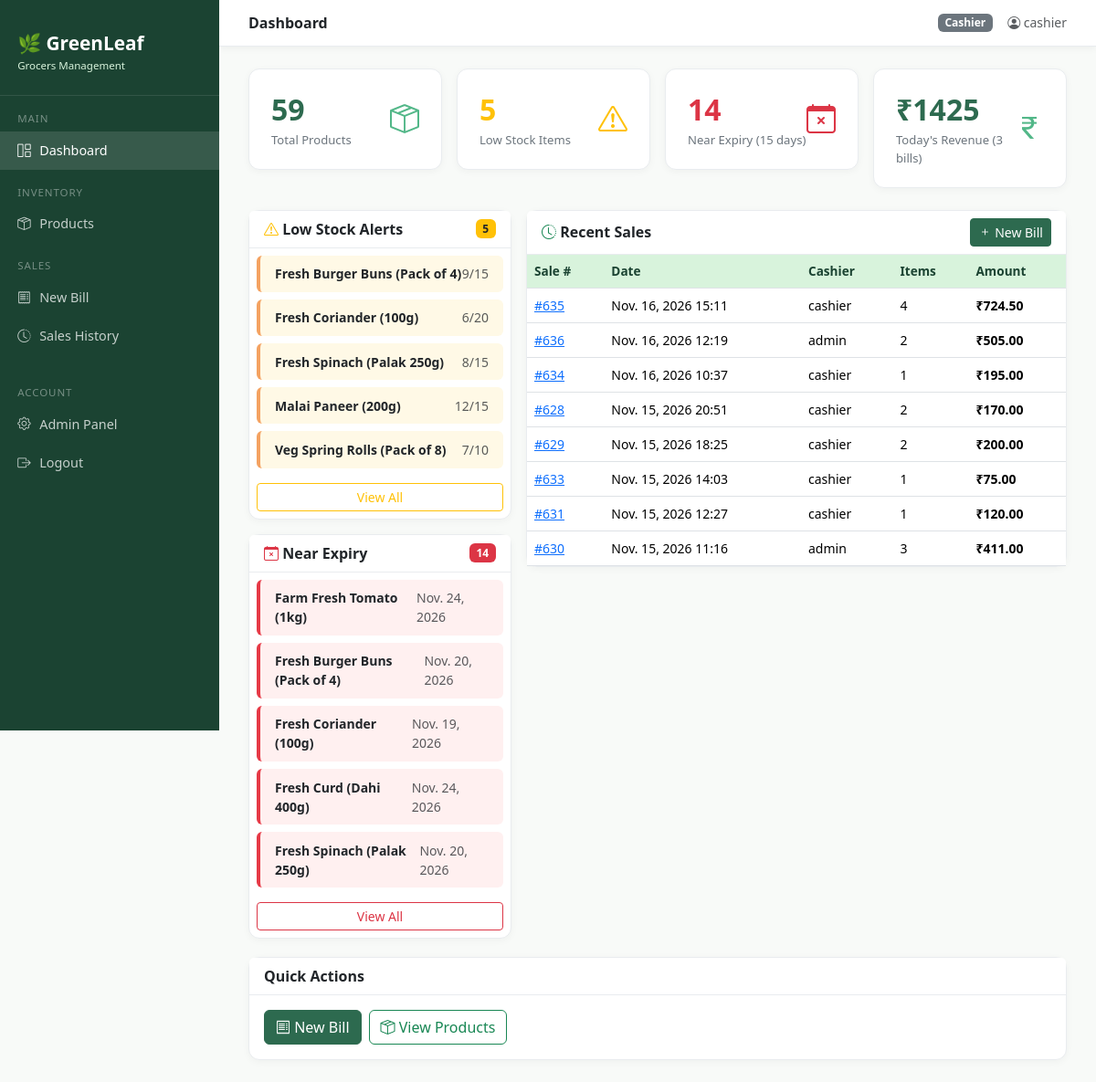
Screenshot of / (signed in) with the database file from the repository.
### inventory/models.py (models this page shows, shortened)
class Product(models.Model):
    CATEGORY_CHOICES = [
        ('Fruits & Vegetables', 'Fruits & Vegetables'),
        ('Dairy & Eggs', 'Dairy & Eggs'),
        ('Bakery', 'Bakery'),
        ('Meat & Seafood', 'Meat & Seafood'),
        ('Beverages', 'Beverages'),
        ('Snacks & Confectionery', 'Snacks & Confectionery'),
        ('Grains & Pulses', 'Grains & Pulses'),
        ('Spices & Condiments', 'Spices & Condiments'),
        ('Frozen Foods', 'Frozen Foods'),
        ('Personal Care', 'Personal Care'),
        ('Household', 'Household'),
        ('Other', 'Other'),
    ]
    name = models.CharField(max_length=200)
    category = models.CharField(max_length=100, choices=CATEGORY_CHOICES)
    unit_price = models.DecimalField(max_digits=10, decimal_places=2)
    stock_qty = models.IntegerField(default=0)
    reorder_level = models.IntegerField(default=10)
    expiry_date = models.DateField(null=True, blank=True)
    supplier = models.ForeignKey(Supplier, on_delete=models.SET_NULL, null=True, blank=True)
    barcode = models.CharField(max_length=50, blank=True)
    created_at = models.DateTimeField(auto_now_add=True)
    updated_at = models.DateTimeField(auto_now=True)
    @property
    def is_low_stock(self):
        return self.stock_qty <= self.reorder_level
    @property
    def is_near_expiry(self):
        if self.expiry_date:
            days_left = (self.expiry_date - timezone.now().date()).days
            return 0 <= days_left <= 15
        return False
    @property
    def is_expired(self):
        if self.expiry_date:
            return self.expiry_date < timezone.now().date()
        return False
    class Meta:
        ordering = ['name']

### billing/models.py (models this page shows, shortened)
class Sale(models.Model):
    sale_date = models.DateField()
    sale_time = models.TimeField()
    cashier = models.ForeignKey(User, on_delete=models.SET_NULL, null=True)
    total_amount = models.DecimalField(max_digits=12, decimal_places=2, default=0)
    discount = models.DecimalField(max_digits=5, decimal_places=2, default=0)  # percentage
    final_amount = models.DecimalField(max_digits=12, decimal_places=2, default=0)
    created_at = models.DateTimeField(auto_now_add=True)
    class Meta:
        ordering = ['-sale_date', '-sale_time']

### inventory/views.py (the view)
# urls.py: path('', views.dashboard, name='dashboard'),
@login_required
def dashboard(request):
    from billing.models import Sale, SaleItem
    from django.db.models import Sum, Count
    import datetime
    today = timezone.now().date()
    total_products = Product.objects.count()
    low_stock_count = sum(1 for p in Product.objects.all() if p.is_low_stock)
    near_expiry_count = sum(1 for p in Product.objects.all() if p.is_near_expiry)
    expired_count = sum(1 for p in Product.objects.all() if p.is_expired)
    today_sales = Sale.objects.filter(sale_date=today)
    today_revenue = today_sales.aggregate(total=Sum('final_amount'))['total'] or 0
    today_bills = today_sales.count()
    recent_sales = Sale.objects.select_related('cashier').order_by('-sale_date', '-sale_time')[:8]
    low_stock_products = [p for p in Product.objects.all() if p.is_low_stock][:8]
    near_expiry_products = [p for p in Product.objects.all() if p.is_near_expiry][:5]
    context = {
        'total_products': total_products,
        'low_stock_count': low_stock_count,
        'near_expiry_count': near_expiry_count,
        'expired_count': expired_count,
        'today_revenue': today_revenue,
        'today_bills': today_bills,
        'recent_sales': recent_sales,
        'low_stock_products': low_stock_products,
        'near_expiry_products': near_expiry_products,
        'today': today,
    }
    return render(request, 'dashboard.html', context)

### templates/dashboard.html (shortened to what this page needs)
{% extends 'base.html' %}
{% block page_title %}Dashboard{% endblock %}
{% block content %}
<div class="row g-3 mb-4">
    <div class="col-md-3">
        <div class="kpi-card d-flex justify-content-between align-items-center">
            <div>
                <div class="kpi-val">{{ total_products }}</div>
                <div class="kpi-label">Total Products</div>
            </div>
            <div class="kpi-icon"><i class="bi bi-box-seam"></i></div>
        </div>
    </div>
    <div class="col-md-3">
        <div class="kpi-card d-flex justify-content-between align-items-center">
            <div>
                <div class="kpi-val text-warning">{{ low_stock_count }}</div>
                <div class="kpi-label">Low Stock Items</div>
            </div>
            <div class="kpi-icon text-warning"><i class="bi bi-exclamation-triangle"></i></div>
        </div>
    </div>
    <div class="col-md-3">
        <div class="kpi-card d-flex justify-content-between align-items-center">
            <div>
                <div class="kpi-val text-danger">{{ near_expiry_count }}</div>
                <div class="kpi-label">Near Expiry (15 days)</div>
            </div>
            <div class="kpi-icon text-danger"><i class="bi bi-calendar-x"></i></div>
        </div>
    </div>
    <div class="col-md-3">
        <div class="kpi-card d-flex justify-content-between align-items-center">
            <div>
                <div class="kpi-val" style="color:#2d6a4f;">₹{{ today_revenue|floatformat:0 }}</div>
                <div class="kpi-label">Today's Revenue ({{ today_bills }} bills)</div>
            </div>
            <div class="kpi-icon"><i class="bi bi-currency-rupee"></i></div>
        </div>
    </div>
</div>
<div class="row g-3">
    <div class="col-md-4">
        {% if low_stock_products %}
        <div class="card mb-3">
            <div class="card-header d-flex justify-content-between align-items-center">
                <span><i class="bi bi-exclamation-triangle text-warning"></i> Low Stock Alerts</span>
                <span class="badge bg-warning text-dark">{{ low_stock_count }}</span>
            </div>
            <div class="card-body p-2">
                {% for p in low_stock_products %}
                <div class="alert-low mb-2 d-flex justify-content-between">
                    <span class="fw-semibold small">{{ p.name }}</span>
                    <span class="small text-muted">{{ p.stock_qty }}/{{ p.reorder_level }}</span>
                </div>
                {% endfor %}
                <a href="{% url 'product_list' %}?stock=low" class="btn btn-sm btn-outline-warning w-100 mt-2">View All</a>
            </div>
        </div>
        {% endif %}
        {% if near_expiry_products %}
        <div class="card">
            <div class="card-header d-flex justify-content-between align-items-center">
                <span><i class="bi bi-calendar-x text-danger"></i> Near Expiry</span>
                <span class="badge bg-danger">{{ near_expiry_count }}</span>
            </div>
            <div class="card-body p-2">
                {% for p in near_expiry_products %}
                <div class="alert-expiry mb-2 d-flex justify-content-between">
                    <span class="fw-semibold small">{{ p.name }}</span>
                    <span class="small text-muted">{{ p.expiry_date }}</span>
                </div>
                {% endfor %}
                <a href="{% url 'product_list' %}?stock=expiry" class="btn btn-sm btn-outline-danger w-100 mt-2">View All</a>
            </div>
        </div>
        {% endif %}
    </div>
    <div class="col-md-8">
        <div class="card">
            <div class="card-header d-flex justify-content-between align-items-center">
                <span><i class="bi bi-clock-history text-success"></i> Recent Sales</span>
                <a href="{% url 'billing' %}" class="btn btn-primary btn-sm"><i class="bi bi-plus"></i> New Bill</a>
            </div>
            <div class="card-body p-0">
                <table class="table table-hover mb-0 small">
                    <thead><tr><th>Sale #</th><th>Date</th><th>Cashier</th><th>Items</th><th>Amount</th></tr></thead>
                    <tbody>
                    {% for sale in recent_sales %}
                    <tr>
                        <td><a href="{% url 'receipt' sale.id %}">#{{ sale.id }}</a></td>
                        <td>{{ sale.sale_date }} {{ sale.sale_time|time:"H:i" }}</td>
                        <td>{{ sale.cashier.username|default:"-" }}</td>
                        <td>{{ sale.items.count }}</td>
                        <td class="fw-semibold">₹{{ sale.final_amount|floatformat:2 }}</td>
                    </tr>
                    {% empty %}
                    <tr><td colspan="5" class="text-center text-muted py-3">No sales yet. <a href="{% url 'billing' %}">Create first bill →</a></td></tr>
                    {% endfor %}
                    </tbody>
                </table>
            </div>
        </div>
    </div>
</div>
<div class="row g-3 mt-1">
    <div class="col-12">
        <div class="card">
            <div class="card-header">Quick Actions</div>
            <div class="card-body d-flex flex-wrap gap-2">
                <a href="{% url 'billing' %}" class="btn btn-primary"><i class="bi bi-receipt"></i> New Bill</a>
                <a href="{% url 'product_list' %}" class="btn btn-outline-success"><i class="bi bi-box-seam"></i> View Products</a>
            </div>
        </div>
    </div>
</div>
{% endblock %}

### templates/base.html (shortened to what this page needs)
<!DOCTYPE html>
<html lang="en">
<head>
    <link href="https://cdn.jsdelivr.net/npm/bootstrap@5.3.2/dist/css/bootstrap.min.css" rel="stylesheet">
    <link href="https://cdn.jsdelivr.net/npm/bootstrap-icons@1.11.3/font/bootstrap-icons.css" rel="stylesheet">
</head>
<body>
<div class="sidebar">
    <div class="brand">
        🌿 GreenLeaf<br>
        <small>Grocers Management</small>
    </div>
    <div class="nav-label">Main</div>
    <a href="{% url 'dashboard' %}" class="nav-link {% if request.resolver_match.url_name == 'dashboard' %}active{% endif %}">
        <i class="bi bi-grid-1x2"></i> Dashboard
    </a>
    <div class="nav-label">Inventory</div>
    <a href="{% url 'product_list' %}" class="nav-link {% if 'product' in request.resolver_match.url_name %}active{% endif %}">
        <i class="bi bi-box-seam"></i> Products
    </a>
    <div class="nav-label">Sales</div>
    <a href="{% url 'billing' %}" class="nav-link {% if request.resolver_match.url_name == 'billing' %}active{% endif %}">
        <i class="bi bi-receipt"></i> New Bill
    </a>
    <a href="{% url 'sale_list' %}" class="nav-link {% if request.resolver_match.url_name == 'sale_list' %}active{% endif %}">
        <i class="bi bi-clock-history"></i> Sales History
    </a>
    <div class="nav-label mt-3">Account</div>
    <a href="/admin/" class="nav-link" target="_blank">
        <i class="bi bi-gear"></i> Admin Panel
    </a>
    <a href="{% url 'logout' %}" class="nav-link">
        <i class="bi bi-box-arrow-right"></i> Logout
    </a>
</div>
<div class="topbar">
    <span class="fw-semibold text-dark">{% block page_title %}Dashboard{% endblock %}</span>
    <div class="d-flex align-items-center gap-3">
        {% if user.is_staff %}<span class="badge bg-warning text-dark"><i class="bi bi-shield-check"></i> Admin</span>{% else %}<span class="badge bg-secondary">Cashier</span>{% endif %}
        <span class="text-muted small"><i class="bi bi-person-circle"></i> {{ user.username }}</span>
    </div>
</div>
<div class="main-content">
    {% block content %}{% endblock %}
</div>
</body>
</html>

### templates/base.html (style rules this page uses)
:root { --green-dark: #1b4332; --green-mid: #2d6a4f; --green-light: #52b788; --green-pale: #d8f3dc; --accent: #f4a261; }
body { background: #f8faf8; font-family: 'Segoe UI', sans-serif; }
.sidebar { width: 240px; min-height: 100vh; background: var(--green-dark); position: fixed; top: 0; left: 0; z-index: 100; padding-top: 1rem; }
.sidebar .brand { color: white; font-size: 1.3rem; font-weight: 700; padding: 1rem 1.2rem 1.5rem; border-bottom: 1px solid rgba(255,255,255,0.1); }
.sidebar .brand small { display: block; font-size: 0.72rem; color: var(--green-pale); font-weight: 400; }
.sidebar .nav-link { color: rgba(255,255,255,0.75); padding: 0.65rem 1.2rem; display: flex; align-items: center; gap: 0.6rem; border-radius: 0; font-size: 0.9rem; transition: all 0.2s; }
.sidebar .nav-link:hover, .sidebar .nav-link.active { background: rgba(255,255,255,0.12); color: white; }
.sidebar .nav-label { font-size: 0.72rem; text-transform: uppercase; letter-spacing: 0.08em; color: rgba(255,255,255,0.4); padding: 1rem 1.2rem 0.3rem; }
.main-content { margin-left: 240px; padding: 1.5rem 2rem; }
.topbar { background: white; border-bottom: 1px solid #e9ecef; padding: 0.8rem 2rem; margin-left: 240px; display: flex; align-items: center; justify-content: space-between; position: sticky; top: 0; z-index: 99; box-shadow: 0 2px 8px rgba(0,0,0,0.05); }
.kpi-card { background: white; border-radius: 12px; padding: 1.3rem 1.5rem; border: 1px solid #e9ecef; box-shadow: 0 2px 8px rgba(0,0,0,0.04); }
.kpi-card .kpi-val { font-size: 2rem; font-weight: 700; color: var(--green-mid); }
.kpi-card .kpi-label { font-size: 0.82rem; color: #6c757d; }
.kpi-card .kpi-icon { font-size: 2rem; color: var(--green-light); }
.card { border: 1px solid #e9ecef; border-radius: 12px; box-shadow: 0 2px 8px rgba(0,0,0,0.04); }
.card-header { background: white; border-bottom: 1px solid #e9ecef; font-weight: 600; }
.table th { background: var(--green-pale); color: var(--green-dark); font-weight: 600; font-size: 0.85rem; }
.btn-primary { background: var(--green-mid); border-color: var(--green-mid); }
.alert-low { background: #fff9e6; border-left: 4px solid var(--accent); padding: 0.6rem 1rem; border-radius: 6px; }
.alert-expiry { background: #fff0f0; border-left: 4px solid #e63946; padding: 0.6rem 1rem; border-radius: 6px; }

### rows the page displays
Product: name "Fresh Burger Buns (Pack of 4)", stock_qty "9", reorder_level "15", expiry_date "Nov. 20, 2026"
Product: name "Fresh Coriander (100g)", stock_qty "6", reorder_level "20", expiry_date "Nov. 19, 2026"
Product: name "Fresh Spinach (Palak 250g)", stock_qty "8", reorder_level "15", expiry_date "Nov. 20, 2026"
Product: name "Malai Paneer (200g)", stock_qty "12", reorder_level "15"
Product: name "Veg Spring Rolls (Pack of 8)", stock_qty "7", reorder_level "10"
Product: name "Farm Fresh Tomato (1kg)", expiry_date "Nov. 24, 2026"
Product: name "Fresh Curd (Dahi 400g)", expiry_date "Nov. 24, 2026"
Sale: id "635", sale_date "Nov. 16, 2026", sale_time "15:11", cashier.username "cashier", items.count "4", final_amount "724.50"
Sale: id "636", sale_date "Nov. 16, 2026", sale_time "12:19", cashier.username "admin", items.count "2", final_amount "505.00"
Sale: id "634", sale_date "Nov. 16, 2026", sale_time "10:37", cashier.username "cashier", items.count "1", final_amount "195.00"
Sale: id "628", sale_date "Nov. 15, 2026", sale_time "20:51", cashier.username "cashier", items.count "2", final_amount "170.00"
Sale: id "629", sale_date "Nov. 15, 2026", sale_time "18:25", cashier.username "cashier", items.count "2", final_amount "200.00"
Sale: id "633", sale_date "Nov. 15, 2026", sale_time "14:03", cashier.username "cashier", items.count "1", final_amount "75.00"
Sale: id "631", sale_date "Nov. 15, 2026", sale_time "12:27", cashier.username "cashier", items.count "1", final_amount "120.00"
Sale: id "630", sale_date "Nov. 15, 2026", sale_time "11:16", cashier.username "admin", items.count "3", final_amount "411.00"

### other values shown
{{ user.username }} "cashier"
{{ total_products }} "59"
{{ low_stock_count }} "5"
{{ near_expiry_count }} "14"
{{ today_revenue|floatformat:0 }} "1425"
{{ today_bills }} "3"
